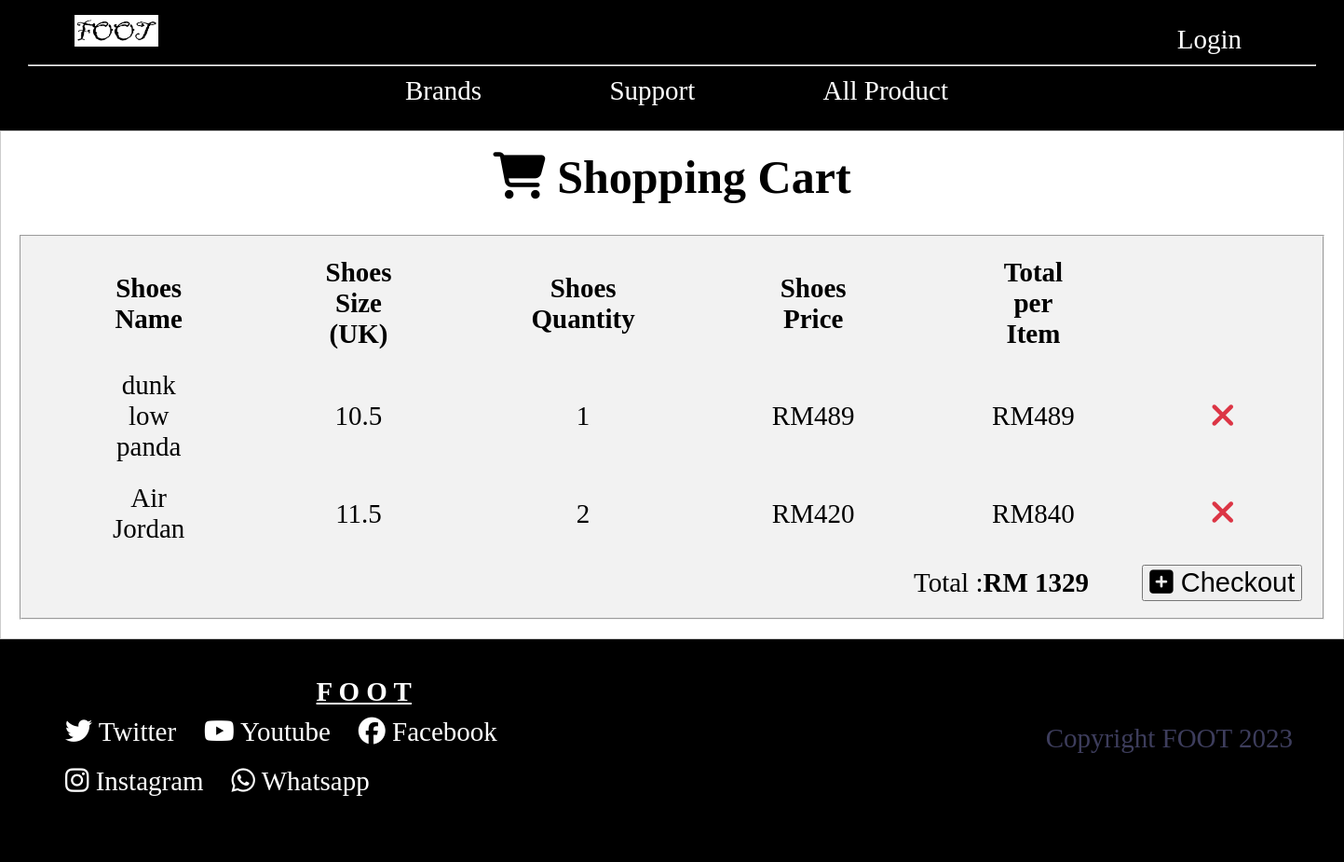
/order.php?user_id=2, run on an earlier commit of the app's database.
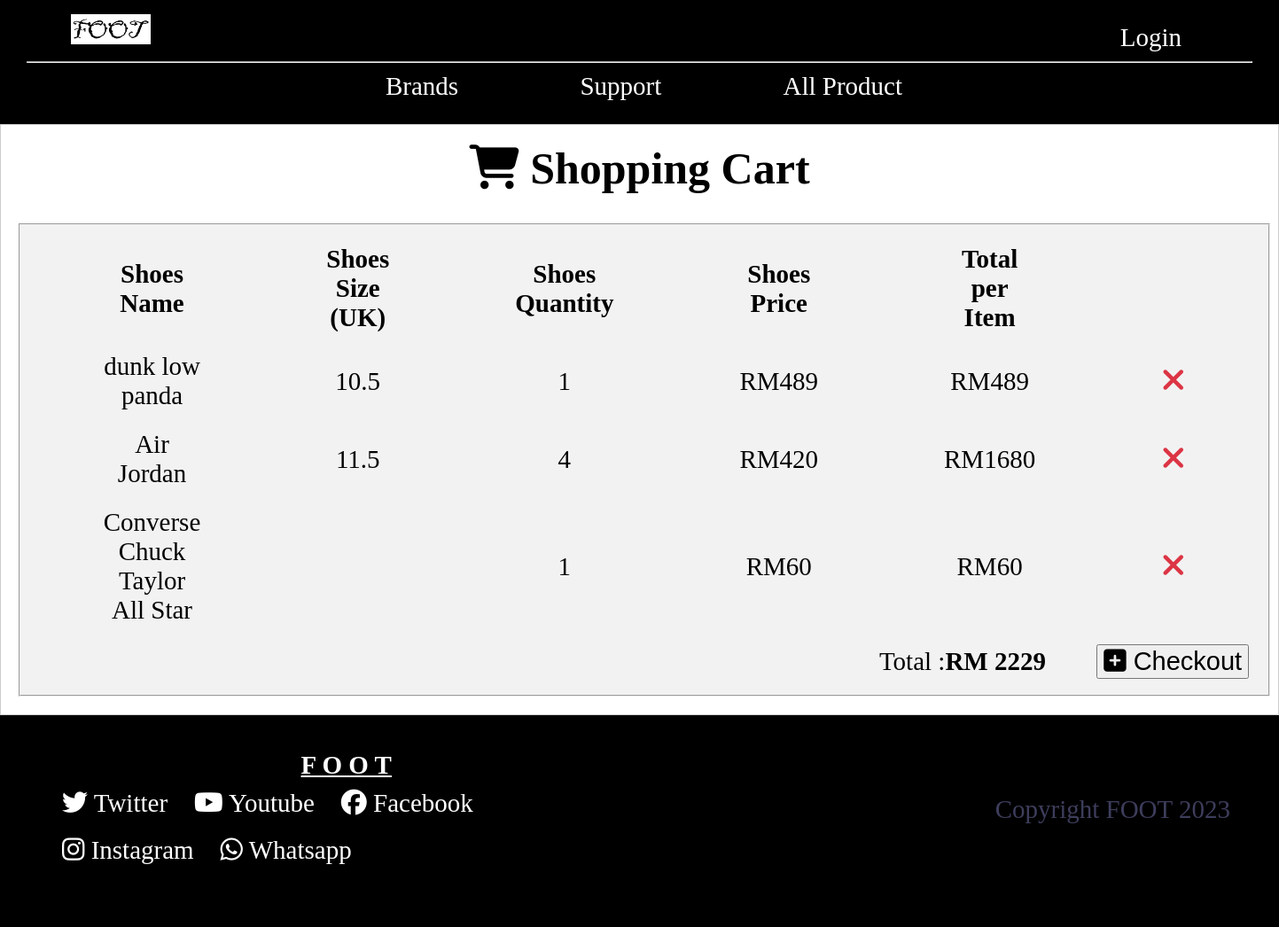
And on a later commit of the database.
### tables this page shows
CREATE TABLE `orders` (
  `order_ID` int(30) NOT NULL,
  `shoesname` varchar(30) NOT NULL,
  `price` int(30) NOT NULL,
  `quantity` int(30) NOT NULL,
  `shoessize` varchar(10) NOT NULL,
  `user_id` int(11) NOT NULL,
  `pro_id` int(11) NOT NULL,
  `stock` int(11) NOT NULL
);

### order.php (the view, shortened to what this page needs)
<?php
    include 'header.php';
    include 'conn.php';
?>
<!DOCTYPE html>
<html lang="en">
<head>
</head>
<body>
<div class="middle">
<div class="container">
<h1><b style="font-size: 50px;"><i class="fa fa-shopping-cart" style="font-size:50px;"> </i> Shopping Cart </b></h1><br>
<fieldset>
    <?php
    $id =$_GET['user_id'];
    $sql = "SELECT * FROM orders where user_id = '$id' ";
    $result = mysqli_query($conn,$sql);
    ?>
  <table >
    <tr>
      <td><strong>Shoes Name </strong></td>
      <td><strong>Shoes Size (UK) </strong></td>
      <td><strong>Shoes Quantity</strong></td>
      <td><strong>Shoes Price</strong></td>
      <td><strong>Total per Item</strong></td>
    </tr>
    <?php
        $total=0;
    while($row = mysqli_fetch_array($result))
    {
        ?>
    <tr>
      <td><?php echo $row["shoesname"]; ?></td>
      <td><?php echo $row["shoessize"]; ?></td>
      <td><?php echo $row["quantity"];	?></td>
      <td>RM<?php echo $row["price"];?></td>
      <?php
        $p=$row["price"];
        $q=$row["quantity"];
        $subtotal=$p*$q;
        $total =  $total + $subtotal;
        ?>
      <td>RM<?php echo $subtotal; ?></td>
      <td><a href="deleteorder.php?order_ID=<?php echo $row['order_ID']; ?>&&user_id=<?php echo $id ?>"><i class="fa fa-close" style="font-size:36px;color:#dc3545;"></i></a>
      </td>
    </tr>
        <?php
    }
    ?>
        </div>
  <div class="rightway">
 <form action="" method="post">
  <p>Total :<span style="color:black"><b>RM <?php echo $total;?></b></span>
  <span style="padding: 0px 0px 0px 50px;">    <button type="submit" name="saveas" ><i class="fa fa-plus-square"></i> Checkout</button></span></p> </form>
</div>
</div>
</body>
</html>
<?php
    include 'footer.php';
?>

### header.php (shortened to what this page needs)
<!DOCTYPE html>
<html>
<head>
    <link rel="stylesheet" href="https://cdnjs.cloudflare.com/ajax/libs/font-awesome/4.7.0/css/font-awesome.min.css">
</head>
<body>
<div class="upper">
    <?php  if (isset($_SESSION['user_id'])) {  $id =$_GET['user_id'];   ?>
        <div class="center" style="float:left;">
            <a href="homepage.php?user_id=<?php echo $id ?>"  ><img src="image/foot.png" alt="Shop Logo"></a>
        </div>
        <ul >
                <li  style="float: right;"><a href="order.php?user_id=<?php echo $id ?>"  class="center" ><i class="fa fa-shopping-cart"> </i> Shopping cart</a></li>
                <li class="dropdown" style="float: right;"><a href="#" class="dropbtn">Login</a>
                    <div class="dropdown-content">
                        <a href="userprofile.php?user_id=<?php echo $id ?>">My Account</a>
                        <a href="wishlist.php?user_id=<?php echo $id ?>">My Wish List</a>
                        <a href="order_his.php?user_id=<?php echo $id ?>">My Order History</a>
                    </div>
                    </li>
        </ul>
        <hr>
        <div class="middle">
        <ul >
            <li class="dropdown"><a href="#" class="dropbtn">Brands</a>
                <div class="dropdown-content">
                    <a href="#">Nike</a>
                    <a href="#">Puma</a>
                    <a href="#">Adidas</a>
                    <a href="#">Convers</a>
                </div>
            </li>
            <li class="dropdown"><a href="#" class="dropbtn">Support</a>
                <div class="dropdown-content">
                    <a href="aboutus.php?user_id=<?php echo $id ?>">About Us</a>
                    <a href="contact2.php?user_id=<?php echo $id ?>">Contact Us</a>
                    <a href="commentpage.php?user_id=<?php echo $id ?>">Comment</a>
                </div>
            </li>
            <li class="dropdown"><a href="product.php?user_id=<?php echo $id ?>">All Product</a>
            </li>
        </ul>
        </div>
        </div>
    <?php   } else { ?>
        <div class="center" style="float:left;">
            <a href="homepage.php"  ><img src="image/foot.png" alt="Shop Logo"></a>
        </div>
        <ul >
            <li class="dropdown" style="float: right;"><a href="#" class="dropbtn">Login</a>
            </li>
        </ul>
    <hr>
        <div class="middle">
        <ul >
            <li class="dropdown"><a href="#" class="dropbtn">Brands</a>
            </li>
            <li class="dropdown"><a href="#" class="dropbtn">Support</a>
            </li>
            <li class="dropdown"><a href="#">All Product</a>
            </li>
        </ul>
        </div>
        </div>
    <?php } ?>
</body>
</html>

### footer.php (shortened to what this page needs)
<!DOCTYPE html>
<html lang="en">
<head>
</head>
<body>
<div class="footer">
    <div class="left">
    <p><b><u>F O O T</u></b></p>
        <ul>
            <li style="float:left;"><a href="#" class="none"><i class='fab fa-twitter' style='color:white'></i> Twitter</a></li>
            <li style="float:left;"><a href="#" class="none"><i class='fab fa-youtube' style='color:white'></i> Youtube</a></li>
            <li style="float:left;"><a href="#" class="none"><i class='fab fa-facebook' style='color:white'></i> Facebook</a></li>
            <li style="float:left;"><a href="#" class="none"><i class='fab fa-instagram' style='color:white'></i> Instagram</a></li>
            <li style="float:left;"><a href="#" class="none"><i class='fab fa-whatsapp' style='color:white'></i> Whatsapp</a></li>
        </ul>
    </div>
    <div class="right" >
        <p></p><p></p><p></p><p></p><p></p>
        <p style="color:#3d3d5c; text-align:right; padding-right:25px;">Copyright FOOT 2023</p>
    </div>
</div>
</body>
</html>

### header.php (style rules this page uses)
.upper { padding: 16px 30px; font-size: 27px; background:black; }
* { margin:0; }
.center { margin: 0 50px; color: white; }
img { width: 90px; }
.right { float:right; }
a { text-decoration:none; }
.middle { text-align: center; }
ul { list-style-type: none; margin: 15px; overflow: hidden; }
li a { display: inline-block; color: white; text-align: center; text-decoration: none; }
.dropdown { margin: 0 50px; }
li.dropdown { display: inline-block; }

### order.php (style rules this page uses)
fieldset { background-color: #f2f2f2; }
* { font-size: 29px; }
.rightway { float: right; }
td, tr { padding: 10px 70px 10px 70px; }
.container { border: 1px solid #ccc; padding: 20px 20px; }

### footer.php (style rules this page uses)
.footer { padding: 30px 30px 60px 30px ; font-size: 27px; background:black; display:flex; color:white; }
ul { list-style-type: none; margin: 0px; overflow: hidden; }
a.none { text-decoration:none; color:white; }
li { padding: 10px 30px 10px 0px ; }
.left { width: 500px; flex-grow: 3; }
p { padding: 10px 0px 0px 30px ; }
.right { width: 500px; flex-grow: 3; }

What changed in the data, as far as the page shows it:
changed orders "Air Jordan": quantity "2" → "4"; subtotal "840" → "1680"
added orders: shoesname "Converse Chuck Taylor All Star", quantity "1", price "60"
Also different on the page:
$total: "1329" → "2229"
